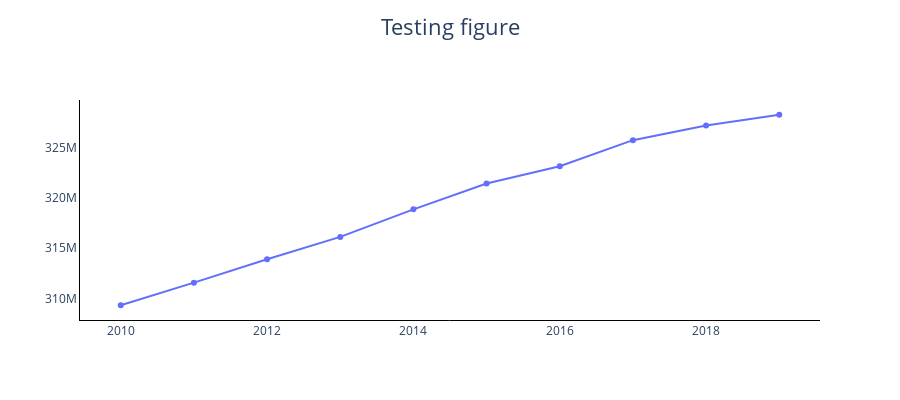

Notebook code cell kept with this figure:
### Code cell
def plot_curve(series_name, description, fig):
    this_data = data.loc[data['name'] == series_name].copy()     #in case we need to modify the slice
    x = this_data['year'].to_list()
    y = this_data['data'].to_list()
    
    fig.add_trace(go.Scatter(y = y, x = x, name = description))
    
    return(fig)



# For testing
fig = get_figure('Testing figure')
series_name = 'DP05_0001E'
description = 'SEX AND AGE-Total population'
fig = plot_curve(series_name, description, fig)
fig.show()

### Figure 1 — Plotly figure (JSON) as saved in the notebook; plotly's stock layout.template omitted (floating-point values rounded to 4 significant figures)
{"data": [{"name": "SEX AND AGE-Total population", "type": "scatter", "x": [2019, 2018, 2017, 2016, 2015, 2014, 2013, 2012, 2011, 2010], "y": [328239523, 327167439, 325719178, 323127515, 321418821, 318857056, 316128839, 313914040, 311591919, 309349689]}], "layout": {"autosize": false, "height": 400, "paper_bgcolor": "white", "plot_bgcolor": "white", "title": {"font": {"size": 22}, "text": "Testing figure", "x": 0.5, "y": 0.95}, "xaxis": {"linecolor": "black", "linewidth": 1, "showline": true, "title": {}}, "yaxis": {"linecolor": "black", "linewidth": 1, "showline": true}}}
